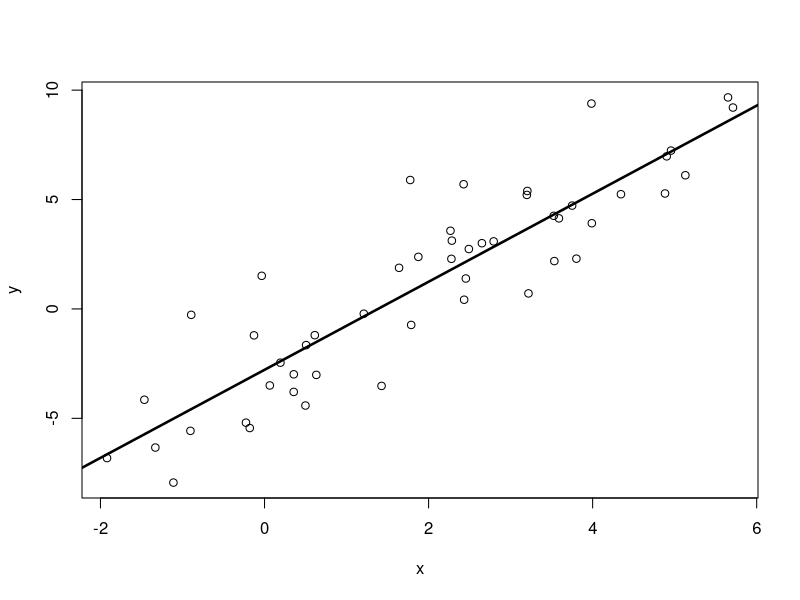

This figure's R source:
# Quantile
qnorm(0.025)

# Linear Regression
x <- rnorm(n = 50, mean = 2, sd = sqrt(5))
a <- -3
b <- 2
y <- a + b*x + rnorm(n = 50, mean = 0, sd = 2)
lm(y~x)
# plot
plot(x,y)
abline(lm(y~x), lwd=2.5)